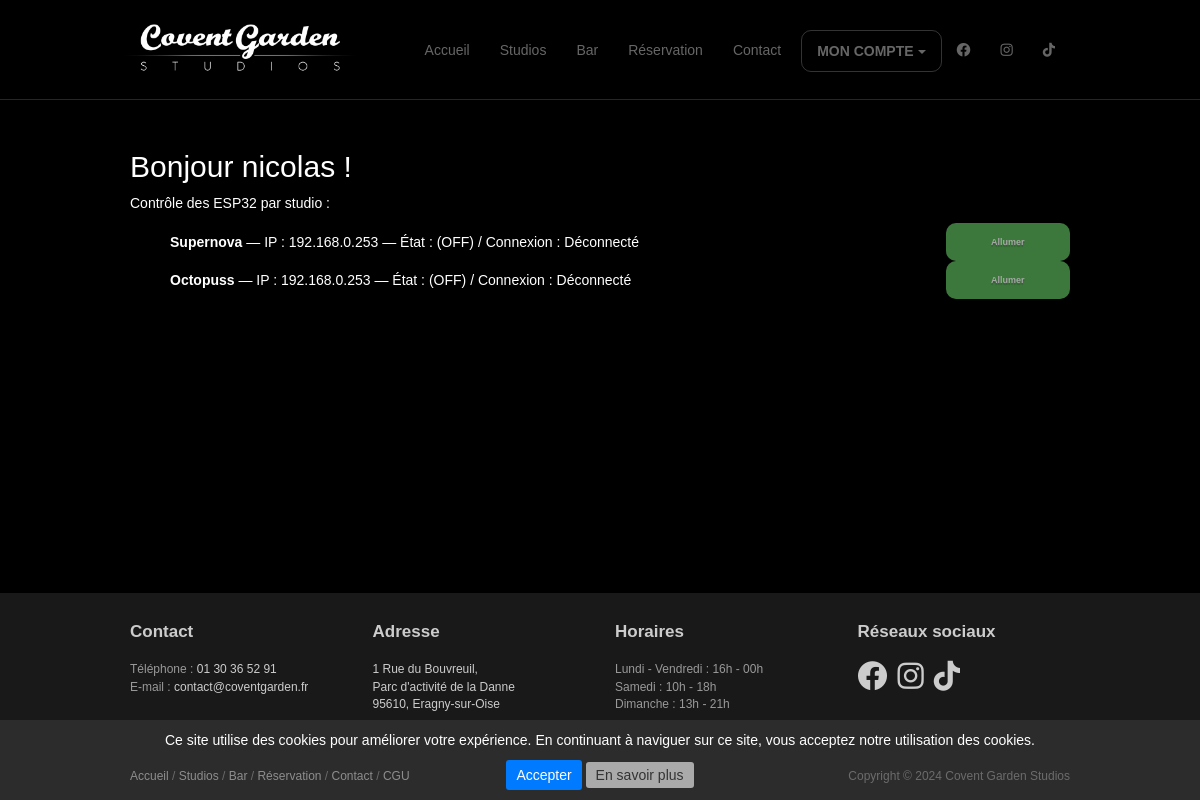
Before: /profil/ (signed in) with the older database file.
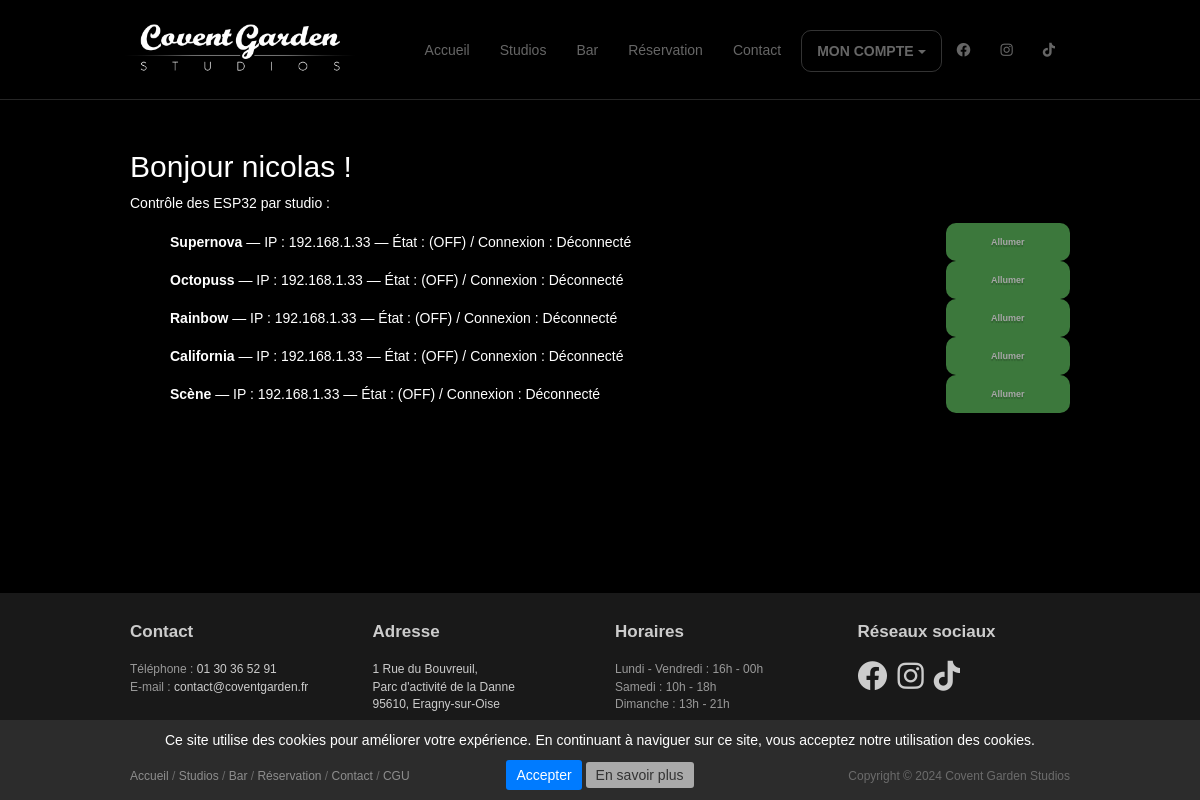
After: the same page with the newer database file.
### website/models.py (models this page shows, shortened)
class StudioESP(models.Model):
    name = models.CharField(max_length=100, unique=True)
    esp_ip = models.GenericIPAddressField()
    state = models.BooleanField(default=False)  # ON = True, OFF = False
    last_seen = models.DateTimeField(null=True, blank=True)
    def is_connected(self):
        if not self.last_seen:
            return False
        return timezone.now() - self.last_seen < timedelta(seconds=30)
    @property
    def connected(self):
        return self.is_connected()

### website/views.py (the view)
# urls.py: path("profil/", views.profil_view, name="profil"),
@login_required
def profil_view(request):
    cutoff = now() - timedelta(seconds=15)
    StudioESP.objects.filter(last_seen__lt=cutoff).update(last_seen=None)
    esps = StudioESP.objects.all()
    return render(request, 'website/profil.html', {'esps': esps})

### website/templates/website/profil.html (shortened to what this page needs)
{% extends "website/base.html" %}
{% load static %}
{% block content %}
<div class="container mt-5" style="padding-top: 120px;">
  <h2>Bonjour {{ user.username }} !</h2>
  {% if user.is_superuser %}
      <p>Contrôle des ESP32 par studio :</p>
      <ul>
        {% for esp in esps %}
          <li class="esp-row mb-3">
            <div class="esp-info">
                <strong>{{ esp.name }}</strong> — IP : {{ esp.esp_ip }} —
                État : <span id="state-{{ esp.id }}">({{ esp.state|yesno:"ON,OFF" }})</span> /
                Connexion : <span id="conn-{{ esp.id }}">
                            {{ esp.connected|yesno:"Connecté,Déconnecté" }}</span>
            </div>
            <button id="btn-{{ esp.id }}"
                    class="btn btn-sm {{ esp.state|yesno:'btn-danger,btn-success' }}"
                    {% if not esp.connected %}disabled{% endif %}>
                <span class="label" id="lbl-{{ esp.id }}">
                    {{ esp.state|yesno:"Éteindre,Allumer" }}
                </span>
            </button>
        </li>
        {% endfor %}
      </ul>
  {% else %}
      <p>Vous n'avez pas les droits pour accéder à ce panneau.</p>
  {% endif %}
</div>
{% endblock %}

### website/templates/website/base.html (shortened to what this page needs)
{% load static %}
<!DOCTYPE html>
<html lang="en">
<head>
    <link rel="stylesheet" href="{% static 'website/css/familyOpenSans.css' %}" media="screen"/>
    <link rel="stylesheet" href="{% static 'website/css/bootstrap.min.css' %}"/>
	<link rel="stylesheet" href="https://cdnjs.cloudflare.com/ajax/libs/font-awesome/6.0.0-beta3/css/all.min.css">
	<link rel="stylesheet" href="{% static 'website/css/bootstrap-theme.css' %}" media="screen"/>
	<link rel="stylesheet" href="{% static 'website/css/main.css' %}"/>
</head>
<body class="home">
	<div class="navbar navbar-inverse navbar-fixed-top headroom">
		<div class="container">
			<div class="navbar-header">
				<a class="navbar-brand" href="/"><img id="navbar-logo" src="{% static 'website/images/logo.png' %}"></a>
			</div>
			<div class="navbar-collapse collapse">
				<ul class="nav navbar-nav pull-right">
					<li><a href="/">Accueil</a></li>
					<li><a href="/studios">Studios</a></li>
					<li><a href="/bar">Bar</a></li>
					<li><a href="/booking">Réservation</a></li>
					<li><a href="/contact">Contact</a></li>
					{% if user.is_authenticated %}
						<li class="dropdown">
							<a class="btn dropdown-toggle" data-toggle="dropdown">MON COMPTE <b class="caret"></b></a>
						</li>
					{% endif %}
					<li><a target="_blank" href="https://www.facebook.com/CGS95"><i class="fa-brands fa-facebook fa-2"></i></a></li>
					<li><a target="_blank" href="https://www.instagram.com/coventgardenstudios/"><i class="fa-brands fa-instagram fa-2"></i></a></li>
					<li><a target="_blank" href="https://www.tiktok.com/@covent.garden.studios"><i class="fa-brands fa-tiktok fa-2"></i></a></li>
				</ul>
			</div>
		</div>
	</div>
	<main class="main-content">
		<div class="container no-padding">
			<div class="row">
				<article class="col-xs-20 maincontent">
					<div class="container no-padding">
						{% block content %}{% endblock %}
					</div>
				</article>
			</div>
		</div>
	</main>
	<footer id="footer">
		<div id="cookieConsentBanner" class="hidden">
			<div id="cookieConsentContent text-center">
			  <p>Ce site utilise des cookies pour améliorer votre expérience. En continuant à naviguer sur ce site, vous acceptez notre utilisation des cookies.</p>
			</div>
			<div id="cookieConsentButtons">
			  <button id="acceptCookiesButton">Accepter</button>
			  <a href="" id="learnMoreButton">En savoir plus</a>
			</div>
		</div>
		<div class="footer1">
			<div class="container">
				<div class="row">
					<div class="col-md-3 widget">
						<h3 class="widget-title">Contact</h3>
						<div class="widget-body">
							<p>
								Téléphone : <a href="tel:0130365291">01 30 36 52 91</a><br>
								E-mail : <a href="mailto:contact@coventgarden.fr">contact@coventgarden.fr</a>
							</p>
						</div>
					</div>
					<div class="col-md-3 widget">
						<h3 class="widget-title">Adresse</h3>
						<div class="widget-body">
							<p>
 								<a href="https://goo.gl/maps/xwy7vnXwuFTFXfJA8" target="_blank">
 									1 Rue du Bouvreuil,<br>
 									Parc d'activité de la Danne<br>
 									95610, Eragny-sur-Oise
 								</a>
							</p>
						</div>
					</div>
					<div class="col-md-3 widget">
						<h3 class="widget-title">Horaires</h3>
						<div class="widget-body">
							<p>
								Lundi - Vendredi : 16h - 00h<br>
								Samedi : 10h - 18h<br>
								Dimanche : 13h - 21h<br>
							</p>
						</div>
					</div>
					<div class="col-md-3 widget">
						<h3 class="widget-title">Réseaux sociaux</h3>
						<div class="widget-body">
							<p class="follow-me-icons">
								<a target="_blank" href="https://www.facebook.com/CGS95"><i class="fa-brands fa-facebook fa-2"></i></a>
								<a target="_blank" href="https://www.instagram.com/coventgardenstudios/"><i class="fa-brands fa-instagram fa-2"></i></a>
								<a target="_blank" href="https://www.tiktok.com/@covent.garden.studios"><i class="fa-brands fa-tiktok fa-2"></i></a>
							</p>
						</div>
					</div>
				</div>
			</div>
		</div>
		<div class="footer2">
			<div class="container">
				<div class="row">
					<div class="col-md-6 widget">
						<div class="widget-body">
							<p class="simplenav">
								<a href="/">Accueil</a> /
								<a href="/studios">Studios</a> /
								<a href="/bar">Bar</a> /
								<a href="/booking">Réservation</a> /
								<a href="/contact">Contact</a> /
								<a href="/cgu">CGU</a>
							</p>
						</div>
					</div>
					<div class="col-md-6 widget">
						<div class="widget-body">
							<p class="text-right">
								Copyright &copy; 2024 Covent Garden Studios</a>
							</p>
						</div>
					</div>
				</div>
			</div>
		</div>
	</footer>
</body>
</html>

### website/static/website/css/main.css (style rules this page uses)
.headroom { -webkit-transition: all 0.4s ease-out; -moz-transition: all 0.4s ease-out; -o-transition: all 0.4s ease-out; transition: all 0.4s ease-out; }
h1, h2, h3, h4, h5, h6 { font-family:"Open sans", Helvetica, Arial; }
h1, .h1, h2, .h2, h3, .h3 { margin-top:30px; }
img { max-width:100%; }
.footer1 { background: #191919; padding: 30px 0 0 0; font-size: 12px; color: #999; }
.footer1 a { color: #ccc; }
.footer1 .widget { margin-bottom:30px; }
.footer1 .widget-title { font-size: 17px; font-weight: bold; color: #ccc; margin: 0 0 20px; }
.follow-me-icons { font-size:30px; }
.follow-me-icons i { float:left; margin:0 10px 0 0; }
.footer2 { background: #191919; padding: 15px 0; color: #777; font-size: 12px; }
.footer2 a { color: #aaa; }
.footer2 p { margin: 0; }
:root { --largeur-page: 100vw; --hauteur-page: 100vh; }
body { overflow-x: hidden; background-color: #000000; color: #fff; font-family: 'Ubuntu', sans-serif; }
#cookieConsentBanner { position: fixed; bottom: 0; left: 0; width: 100%; background-color:#5555; padding: 10px; text-align: center; z-index: 9999; }
#acceptCookiesButton { background-color: #007bff; color: #fff; border: none; padding: 5px 10px; border-radius: 3px; cursor: pointer; }
#learnMoreButton { background-color:#aaa; color: #333; border: none; padding: 5px 10px; border-radius: 3px; text-decoration: none; cursor: pointer; }
html, body { height: 100%; margin: 0; display: flex; flex-direction: column; }
.main-content { flex: 1; }
#footer { flex-shrink: 0; }
.esp-row { display:flex; align-items:center; justify-content:space-between; gap: 12px; }
.esp-info { flex:1 1 auto; min-width:0; }
.esp-row button { min-width:110px; }

Changed rows visible on the page:
changed StudioESP "Supernova": esp_ip "192.168.0.253" → "192.168.1.33"
changed StudioESP "Octopuss": esp_ip "192.168.0.253" → "192.168.1.33"
added StudioESP: name "Rainbow", esp_ip "192.168.1.33", state "OFF", connected "Déconnecté", state "Allumer"
added StudioESP: name "California", esp_ip "192.168.1.33", state "OFF", connected "Déconnecté", state "Allumer"
added StudioESP: name "Scène", esp_ip "192.168.1.33", state "OFF", connected "Déconnecté", state "Allumer"
